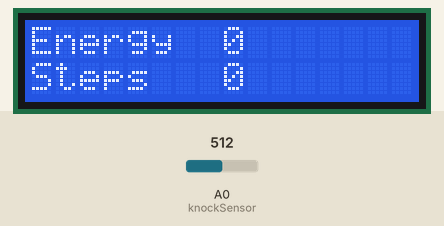
Recording of a sketch running on a simulated Arduino Uno, built with avr-gcc and run on an emulated ATmega328P. On the bench: 16×2 character LCD. The inputs (shaded band) are chosen by the test bench; at power-on: A0 (knockSensor) = 512. What the sketch prints to the serial monitor is not drawn.

Above: at 1.2 s.
1.3 s: A0 (knockSensor) set to 528
At 2.0 s:
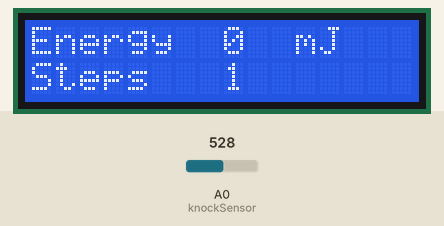
2.9 s: A0 (knockSensor) set to 716
At 4.7 s:
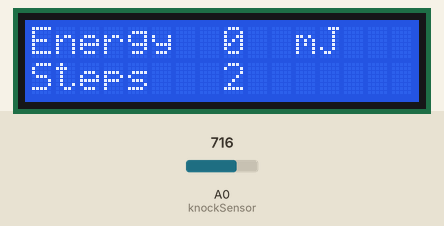
5.0 s: A0 (knockSensor) set to 900
At 6.5 s:
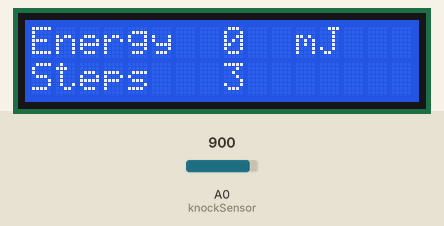
Timing chart, 0 to 8.0 s (numbered marks = the images above; inputs shaded):
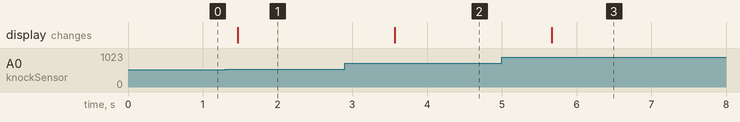

The sketch:

sketch_nov26a.ino
```cpp
#include <LiquidCrystal.h>
LiquidCrystal lcd(7, 8, 9, 10, 11, 12);
  // these constants won't change:
  // const int ledPin = 13;      // LED connected to digital pin 13
  const int knockSensor = A0; // the piezzo is connected to analog pin 0
  const int threshold = 450;  // threshold value to decide when the detected sound is a knock or not

  const int ledPin = 13;

  // TO BE CHANGED
  const int deltaThreshold = 6;
  const int dissipatedEnergy = -700;


  // these variables will change:
  int sensorReading = 0;      // variable to store the value read from the sensor pin
  // int ledState = LOW;         // variable used to store the last LED status, to toggle the light
  bool isKnocked = false;
  bool beginLooping = false;
  int loopCount = 0;
  int numSteps = 0;
  int energy = 0;


  int previousVolt;
  int currVolt;

  void setup() {
    lcd.begin(16, 2);
    lcd.print("Energy");
    lcd.setCursor( 8, 0 );
    lcd.print( energy );
    lcd.setCursor( 0, 1 );
    lcd.print("Steps");
    lcd.setCursor( 8, 1 );
    lcd.print( numSteps );

    previousVolt = analogRead(knockSensor);
    // pinMode(ledPin, OUTPUT); // declare the ledPin as as OUTPUT
    Serial.begin(9600);       // use the serial port
  }

  void loop() {
    //
    int deltaV;

    // read the sensor and store it in the variable sensorReading:
    sensorReading = analogRead(knockSensor);

    currVolt = sensorReading;
    deltaV = currVolt - previousVolt;
    //Serial.println(deltaV);

    if (deltaV <= dissipatedEnergy){
      digitalWrite(ledPin, HIGH);
      beginLooping = true;
    }

    if (beginLooping) {
      loopCount++;
    }

    if (loopCount >= 5) {
      digitalWrite(ledPin, LOW);
      energy = 0;
      lcd.setCursor(8, 0);
      lcd.print(energy);
      lcd.setCursor(9, 0);
      lcd.print("  ");
      beginLooping = false;
      loopCount = 0;
    }

    // if the sensor reading is greater than the threshold:
    Serial.println( sensorReading );

    if (sensorReading >= threshold && !isKnocked) {
    // toggle the status of the ledPin:
    // ledState = !ledState;
    //numSteps = numSteps + 1;
    // update the LED pin itself:
    // digitalWrite(ledPin, ledState);
    // send the string "Knock!" back to the computer, followed by newline
    Serial.println("Knock!");
    //lcd.setCursor(0, 1);
    //lcd.print( sensorReading );
    isKnocked = true;
    } else if (isKnocked && sensorReading < threshold) {
      isKnocked = false;
    }

    // Checks if stored energy has been released
    if( deltaV > deltaThreshold ) {
      Serial.println("over threshold");
      numSteps = numSteps + 1;
      Serial.println(numSteps);
      int deltaJ = (deltaV * deltaV) * 0.5 * (5.0/1023);
      if (deltaJ >= 0) {
        energy += deltaJ;
      }
      //energy += ( (deltaV * deltaV) * 0.5 * ( 0.000001 ) ) * (5.0/1023) * 1000000;
      Serial.print(energy );
      Serial.println(" mJ");
      lcd.setCursor( 8, 0 );
      lcd.print( energy );
      lcd.setCursor( 11, 0);
      lcd.print("mJ");
      lcd.setCursor( 8, 1 );
      lcd.print( numSteps );
     }

    previousVolt = sensorReading;

    delay(700);  // delay to avoid overloading the serial port buffer
  }
```

Measured:
- the behaviour switches between 518 and 519 on A0 (knockSensor) (found by bisection; images 0 and 1)
- after the input at 1.3 s, the display: changes after 0.17 s (image 1)
- after the input at 2.9 s, the display: changes after 0.67 s (image 2)
- after the input at 5.0 s, the display: changes after 0.67 s (image 3)
